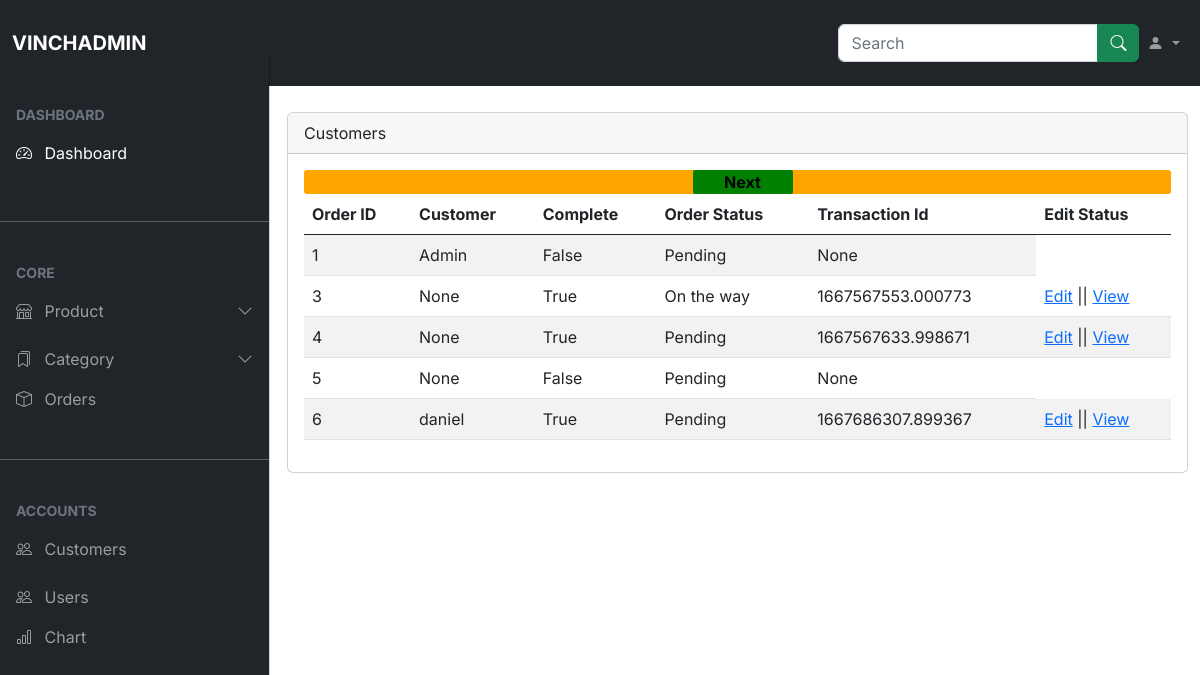
The app's page /product_orders/ (signed in) with its own data.
### store/models.py (models this page shows, shortened)
class Order(models.Model):
    STATUS = (
        ('Pending', 'Pending'),
        ('On the way', 'On the way'),
        ('Delivered', 'Delivered')
    )
    customer = models.ForeignKey(Customer, on_delete=models.SET_NULL, null=True, blank=True)
    date_ordered = models.DateTimeField(auto_now_add = True)
    complete = models.BooleanField(default=False, null=True, blank=False)
    order_status = models.CharField(max_length=50, choices=STATUS, default=STATUS[0][0], null=True)
    transaction_id = models.CharField(max_length=200, null=True)

class Customer(models.Model):
    user = models.OneToOneField(NewUser, on_delete=models.CASCADE)
    name = models.CharField(max_length=200, null=True)
    email = models.CharField(max_length=200, null=True)
    def __str__(self):
        return str(self.user)

### account/models.py (models this page shows)
class NewUser(AbstractBaseUser, PermissionsMixin):
    STATUS = (
        ('M', 'M'),
        ('F', 'F'),
    )
    email = models.EmailField(_("Email Adress"), unique=True)
    first_name = models.CharField(max_length=150)
    last_name = models.CharField(max_length=150)
    middle_name = models.CharField(max_length=150)
    gender = models.CharField(max_length=10, choices=STATUS, null=True)
    phone_number = models.CharField(max_length=17, blank=True, null=True)
    joined_date = models.DateTimeField(default=timezone.now)
    is_staff = models.BooleanField(default = False)
    is_active = models.BooleanField(default=False)
    objects = CustomAccountManager()
    USERNAME_FIELD = "email"
    REQUIRED_FIELDS = ['first_name', 'last_name', 'middle_name', 'gender', 'phone_number']
    def __str__(self):
        return self.last_name

### vinchadmin/views.py (the view)
# urls.py: path("orders/", views.my_orders, name="my_order"),
def orders(request):
    if request.user.is_authenticated:
        o = Order.objects.all()
        order = Paginator(o, 5)
        page_num = request.GET.get('page', 1)
        try:
            order = order.page(page_num)
        except EmptyPage:
            order = order.page(1)
    else:
        return redirect('authentication')
    return render(request, 'admindashboard/all_orders.html', {'order': order})

### account/context_processors.py (called while the page is built)
def users(request):
    if request.user.is_authenticated:
        username = NewUser.objects.get(last_name=request.user)
        last_name = username.last_name
    else:
        last_name = "Account"
        pass
    return {'last_name': last_name}

### store/context_processors.py (called while the page is built, shortened)
def total_cart_items(request):
    if request.user.is_authenticated:
        customer = request.user.customer
        order, created = Order.objects.get_or_create(customer=customer, complete=False)
        items = order.orderitem_set.all()
        if order:
            orderitems = OrderItem.objects.filter(order=order)
            qty = sum([item.quantity for item in orderitems])
            cart_total = sum([item.get_total for item in orderitems])
        else:
            qty = 0
            cart_total = 0
    return {'qty': qty, 'cart_total': cart_total, 'items': items}

### templates/admindashboard/all_orders.html (shortened to what this page needs)
{% extends 'admindashboard/home.html' %}
{% load static %}
{% block content %}
<div class="container-fluid my-5">
    <div class="row">
        <div class="col-md-12">
            <div class="card">
                <div class="card-header">
                    Customers
                </div>
                <div class="card-body">
                    <div class="table-responsive">
                        <table class="table table-striped">
                            <thead>
                                <tr><th>Order ID</th>
                                    <th>Customer</th>
                                    <th>Complete</th>
                                    <th>Order Status</th>
                                    <th>Transaction Id</th>
                                    <th>Edit Status</th>
                                </tr>
                            </thead>
                            <tbody>
                                {% for orders in  order%}
                                    <tr>
                                        <td>{{orders.id}}</td>
                                        <td>{{orders.customer}}</td>
                                        <td>{{orders.complete}}</td>
                                        <td>{{orders.order_status}}</td>
                                        <td>{{orders.transaction_id}}</td>
                                        {% if orders.complete == True %}
                                            <td><a href="{% url 'edit_order' orders.id %}">Edit</a> || <a href="{% url 'view_order' orders.id %}">View</a> </td>
                                        {% endif %}
                                    </tr>
                                {% endfor %}
                            </tbody>
                            <div class="d-flex justify-content-center fw-bold" style="background: orange; border-radius: 3px">
                                {% if order.has_next %}
                                    <a style="margin-left: 10px; text-decoration: none; text-align: center; border-radius: 2px; width: 100px; cursor: pointer; background: green; color: black" href="{% url 'orders' %}?page={{order.next_page_number}}">Next</a>
                                {% endif %}
                            </div>
                        </table>
                    </div>
                </div>
            </div>
        </div>
    </div>
</div>
{% endblock content%}

### static/styles/admindashboard/home.css (style rules this page uses)
body, button { font-family: 'Inter', sans-serif; }
:root { --offcanvas-width: 270px; --topNavbarHeight: 56px; }
@media (min-width: 992px) { body { overflow: auto !important; } }

### records on screen
Order: id "1", customer "Admin", complete "False", order_status "Pending", transaction_id "None"
Order: id "3", customer "None", complete "True", order_status "On the way", transaction_id "1667567553.000773", shows "Edit"
Order: id "4", customer "None", complete "True", order_status "Pending", transaction_id "1667567633.998671", shows "Edit"
Order: id "5", customer "None", complete "False", order_status "Pending", transaction_id "None"
Order: id "6", customer "daniel", complete "True", order_status "Pending", transaction_id "1667686307.899367", shows "Edit"
